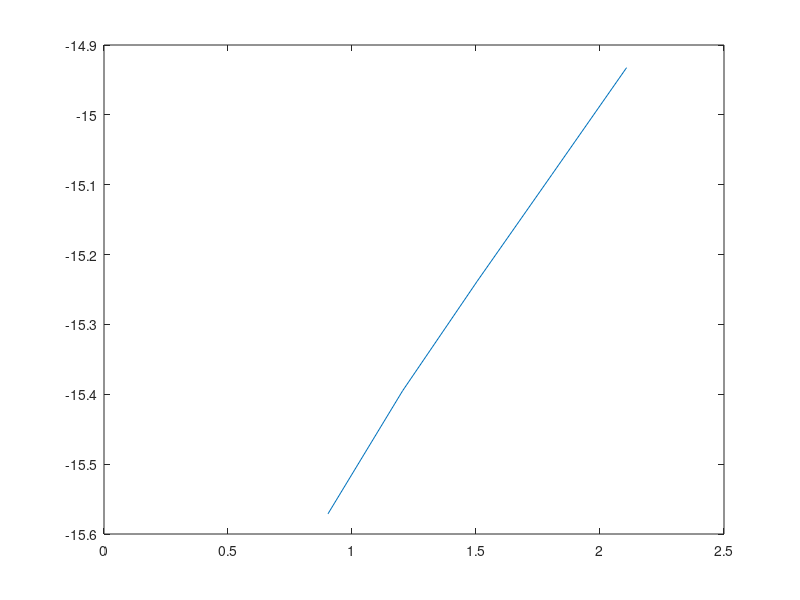

Write the MATLAB code that produced this figure.
%
%  w02w_GEerr.m -- GE truncation error (djm -- 08 sep 2019)
%

testVect = [];
for i=0:7
    testVect(i+1) = 2^i;
end
e_res_arr = zeros(1,6);


for itr = 1:length(testVect)
    disp("Test case for N = "+testVect(itr));
    
    %  N = matrix size;  Nex = # of experiments
    N = 1*testVect(itr);
    Nex = 1*100;

    %  solution of all ones
    x0 = ones(N,1);

    %  data vector of errors
    res_err = zeros(Nex,1);
    sol_err = zeros(Nex,1);

    e_res = 0;
    
    for kk = 1:Nex
        %  make random matrix & b-vector
        A = eye(N,N) + randn(N,N)/sqrt(N);
        b = A*x0;

        %  GE via backslash
        x1 = A \ b;

        %  rms residual error 
        res_err(kk) = rms(A*x1-b);

        % rms solution error
        sol_err(kk) = rms(x1-x0);
        
        e_res = e_res + log10(res_err(kk));
    end

    e_res = (1/Nex) * e_res;
    e_res_arr(itr) = e_res;
    disp(e_res);
    

%     %  histogram for residual error
%     figure(1);  clf
%     subplot(2,1,1)
%     hist(log10(res_err),20)
% 
%     %  mean & variance
%     min_re = min(log10(res_err));
% 
%     string = ['mean = ' num2str(mean(log10(res_err)))];
%     text(min_re,0.10*Nex,string,'fontsize',12)
%     string = ['var  = ' num2str(var(log10(res_err)))];
%     text(min_re,0.08*Nex,string,'fontsize',12)
% 
%     %  axis labels
%     xlabel('log_{10} rms error','fontsize',12)
%     ylabel(['number from ' num2str(Nex) ' experiments'])
%     title('residual error: A x_1- b','fontsize',14)
% 
%     %  plot for solution error
%     subplot(2,1,2)
%     hist(log10(sol_err),20)
%     xlabel('log_{10} rms error','fontsize',12)
%     ylabel(['number from ' num2str(Nex) ' experiments'])
%     title('solution error: x_1-x_0','fontsize',14)
 
end

plot(log10(testVect), e_res_arr);
% waitforbuttonpress;
% plot(testVect, e_res_arr);
